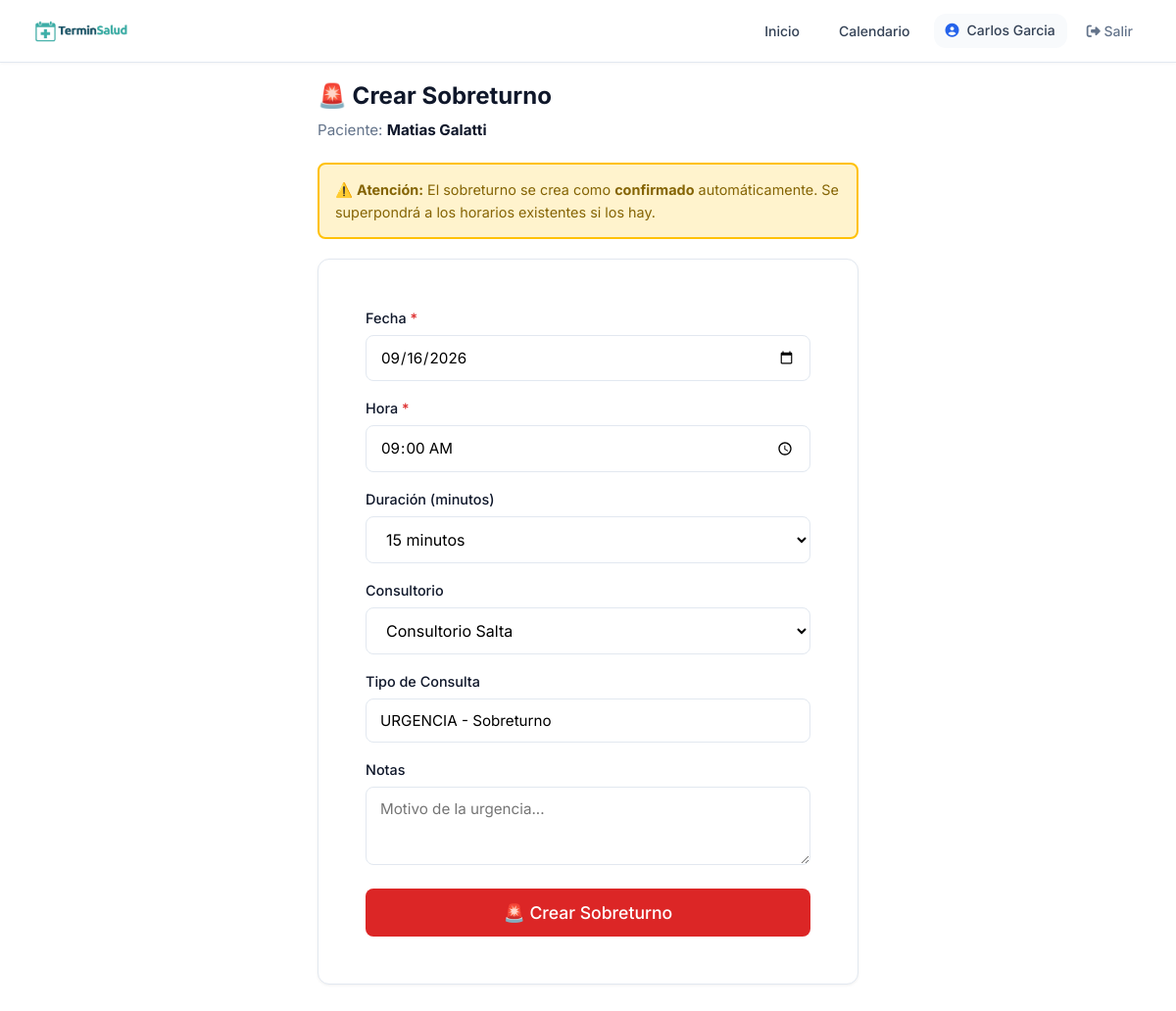
/profesional/sobreturno/99/ (signed in), run on the app's committed database.
### usuarios/models.py (models this page shows, shortened)
class Usuario(AbstractUser):
    ROLES = [
        ('admin', 'Administrador'),
        ('profesional', 'Profesional'),
        ('secretaria', 'Secretaría'),
        ('paciente', 'Paciente'),
    ]
    rol = models.CharField(max_length=20, choices=ROLES, default='paciente')
    telefono = models.CharField(max_length=20, blank=True)
    establecimiento = models.ForeignKey(
    'establecimientos.Establecimiento',
    on_delete=models.SET_NULL,
    null=True,
    blank=True,
    verbose_name='Establecimiento'
)
    class Meta:
        verbose_name = 'Usuario'
        verbose_name_plural = 'Usuarios'

### pacientes/models.py (models this page shows, shortened)
class Paciente(Persona):
    GENEROS = [
        ('M', 'Masculino'),
        ('F', 'Femenino'),
        ('X', 'No binario'),
    ]
    usuario = models.OneToOneField(
        'usuarios.Usuario',
        on_delete=models.SET_NULL,
        null=True,
        blank=True,
        verbose_name='Usuario'
    )
    genero = models.CharField(max_length=1, choices=GENEROS, blank=True, verbose_name='Género')
    direccion = models.CharField(max_length=200, blank=True, verbose_name='Dirección')
    obra_social = models.ForeignKey(
        'obras_sociales.ObraSocial',
        on_delete=models.SET_NULL, null=True, blank=True,
        verbose_name='Obra Social'
    )
    numero_afiliado = models.CharField(max_length=50, blank=True, verbose_name='Número de Afiliado')
    plan_obra_social = models.ForeignKey(
        'obras_sociales.Plan',
        on_delete=models.SET_NULL, null=True, blank=True,
        verbose_name='Plan'
    )
    observaciones = models.TextField(blank=True, verbose_name='Observaciones')
    creado_por = models.ForeignKey(
        Profesional, null=True, blank=True, on_delete=models.SET_NULL,
        related_name='pacientes_creados'
    )
    establecimiento_creacion = models.ForeignKey(
    'establecimientos.Establecimiento',
    null=True,
    blank=True,
    on_delete=models.SET_NULL,
    related_name='pacientes_creados'
)
    contacto_emergencia_nombre = models.CharField(max_length=100, blank=True)
    contacto_emergencia_telefono = models.CharField(max_length=20, blank=True)
    class Meta:
        verbose_name = 'Paciente'
        verbose_name_plural = 'Pacientes'
        ordering = ['apellido', 'nombre']

### turnos_profesionales/views.py (the view, shortened to what this page needs)
# urls.py: path('sobreturno/<int:paciente_id>/', views.crear_sobreturno, name='crear_sobreturno'),
@login_required
def crear_sobreturno(request, paciente_id):
    if request.user.rol not in ['profesional', 'secretaria']:
        return redirect('home')
    if request.user.rol == 'secretaria':
        profesional_id = request.GET.get('profesional')
        if profesional_id:
            profesional = get_object_or_404(Profesional, id=profesional_id)
        else:
            profesional = Profesional.objects.filter(
                establecimientos=request.user.establecimiento, activo=True
            ).first()
        establecimiento_filtro = request.user.establecimiento
    else:
        profesional = get_object_or_404(Profesional, usuario=request.user)
        establecimiento_filtro = _resolver_establecimiento(request, profesional)
        if not establecimiento_filtro:
            messages.error(request, 'Seleccioná tu consultorio activo.')
            return redirect('seleccionar_consultorio')
    paciente = get_object_or_404(Paciente, id=paciente_id)
    hoy = date.today()
    def _volver_al_form():
        url = reverse('crear_sobreturno', kwargs={'paciente_id': paciente.id})
        if establecimiento_filtro:
            url += f'?establecimiento={establecimiento_filtro.id}'
        return redirect(url)
    return render(request, 'turnos_profesionales/sobreturno.html', {
        'profesional': profesional, 'paciente': paciente, 'hoy': hoy,
        'establecimiento_id': establecimiento_filtro.id if establecimiento_filtro else ''
    })

### core_app/context_processors.py (called while the page is built)
def cliente_global(request):
    cliente = None
    cliente_slug = request.resolver_match.kwargs.get('cliente_slug') if request.resolver_match else None
    if cliente_slug:
        cliente = ClienteSaaS.objects.filter(slug=cliente_slug, activo=True).first()
        if cliente:
            request.session['cliente_slug'] = cliente_slug
    else:
        slug_session = request.session.get('cliente_slug')
        if slug_session:
            cliente = ClienteSaaS.objects.filter(slug=slug_session, activo=True).first()
    return {'cliente': cliente}

### core_app/models.py (called while the page is built)
    @property
    def nombre_completo(self):
        return f"{self.nombre} {self.apellido}"

### core_app/utils.py (called while the page is built, shortened)
def get_establecimiento_activo(request, profesional):
    slug = request.session.get('cliente_slug')
    if not slug:
        return None

def resolver_establecimiento(request, profesional):
    est_id = request.GET.get('establecimiento') or request.POST.get('establecimiento')
    est_sesion_id = request.session.get('establecimiento_activo_id')
    if est_sesion_id:
        est = Establecimiento.objects.filter(id=est_sesion_id).filter(
            Q(profesionales=profesional) |
            Q(agenda__profesional=profesional, agenda__activo=True)
        ).distinct().first()
        if est:
            return est
    est = get_establecimiento_activo(request, profesional)
    if est:
        return est
    if profesional.establecimientos.count() == 1:
        return profesional.establecimientos.first()
    ag = Agenda.objects.filter(
        profesional=profesional, activo=True
    ).select_related('establecimiento').first()
    if ag:
        return ag.establecimiento
    return None

### turnos_profesionales/templates/turnos_profesionales/sobreturno.html (shortened to what this page needs)
{% extends 'core_app/base.html' %}
{% load static %}
{% block extra_css %}
    <link rel="stylesheet" href="{% static 'css/pages/turnos_acciones.css' %}">
{% endblock %}
{% block content %}
<div class="sobreturno-container">
    <h1>🚨 Crear Sobreturno</h1>
    <p class="sobreturno-info" style="margin-bottom: 20px;">
        Paciente: <strong>{{ paciente.nombre_completo }}</strong>
    </p>
    <div class="sobreturno-aviso">
        <p>
            ⚠️ <strong>Atención:</strong> El sobreturno se crea como <strong>confirmado</strong> automáticamente.
            Se superpondrá a los horarios existentes si los hay.
        </p>
    </div>
    <div class="card">
        <form method="post" style="padding: 24px;">
            <div style="margin-bottom: 16px;">
                <label class="turnos-label">Fecha <span class="required">*</span></label>
                <input type="date" name="fecha" required value="{{ hoy|date:'Y-m-d' }}" class="turnos-input">
            </div>
            <div style="margin-bottom: 16px;">
                <label class="turnos-label">Hora <span class="required">*</span></label>
                <input type="time" name="hora" required value="{{ ahora|time:'H:i'|default:'09:00' }}" class="turnos-input">
            </div>
            <div style="margin-bottom: 16px;">
                <label class="turnos-label">Duración (minutos)</label>
                <select name="duracion" class="turnos-select">
                    <option value="15" selected>15 minutos</option>
                </select>
            </div>
            {% if profesional.establecimientos.count > 1 %}
            <div style="margin-bottom: 16px;">
                <label class="turnos-label">Consultorio</label>
                <select name="establecimiento" class="turnos-select">
                    {% for est in profesional.establecimientos.all %}
                        <option value="{{ est.id }}">{{ est.nombre }}</option>
                    {% endfor %}
                </select>
            </div>
            {% endif %}
            <div style="margin-bottom: 16px;">
                <label class="turnos-label">Tipo de Consulta</label>
                <input type="text" name="tipo_consulta" value="URGENCIA - Sobreturno" class="turnos-input">
            </div>
            <div style="margin-bottom: 16px;">
                <label class="turnos-label">Notas</label>
                <textarea name="notas" rows="2" class="turnos-textarea" placeholder="Motivo de la urgencia..."></textarea>
            </div>
            <button type="submit" class="btn btn-danger btn-lg" style="width: 100%; padding: 14px; font-size: 1.1rem; justify-content: center;">
                🚨 Crear Sobreturno
            </button>
        </form>
    </div>
</div>
{% endblock %}

### core_app/templates/core_app/base.html (shortened to what this page needs)
<!DOCTYPE html>
<html lang="es">
<head>
    <link rel="stylesheet" href="https://cdnjs.cloudflare.com/ajax/libs/font-awesome/6.4.0/css/all.min.css">
    {% load static %}
    <link rel="stylesheet" href="{% static 'css/core/base.css' %}">
    <link rel="stylesheet" href="{% static 'css/themes/default.css' %}" id="theme-css">
    <link rel="stylesheet" href="{% static 'css/core/layout.css' %}">
    <link rel="stylesheet" href="{% static 'css/core/components.css' %}">
    {% block extra_css %}{% endblock %}
</head>
<body>
    <nav class="navbar">
        <a href="{% url 'home' %}" class="navbar-brand">
            <img src="{% static 'img/TerminSalud.png' %}" alt="TerminSalud" class="logo-theme-light" height="30">
        </a>
        <ul class="navbar-nav">
            <li><a href="{% url 'home' %}" class="nav-link {% if request.resolver_match.url_name == 'home' %}active{% endif %}">Inicio</a></li>
            {% if user.is_authenticated %}
                {% if user.rol == 'profesional' %}
                    <li><a href="{% url 'calendario_semanal' %}" class="nav-link">Calendario</a></li>
                {% elif user.rol == 'secretaria' %}
                    <li><a href="{% url 'calendario_semanal' %}" class="nav-link">Calendario</a></li>
                {% endif %}
                <li>
                    <span class="nav-user">
                        <i class="fas fa-user-circle"></i>
                        {{ user.get_full_name|default:user.username }}
                    </span>
                </li>
                <li>
                    <form method="post" action="{% url 'logout' %}" style="display: inline;">
                        <button type="submit" class="btn-logout">
                            <i class="fas fa-sign-out-alt"></i> Salir
                        </button>
                    </form>
                </li>
            {% else %}
                <li><a href="{% url 'login' %}" class="btn btn-sm">Ingresar</a></li>
            {% endif %}
        </ul>
    </nav>
    <div class="container">
        {% block content %}{% endblock %}
    </div>
</body>
</html>

### static/css/core/base.css (style rules this page uses)
:root { --primary: #2563eb; --primary-dark: #1d4ed8; --primary-light: #dbeafe; --success: #059669; --success-light: #d1fae5; --warning: #d97706; --warning-light: #fef3c7; --danger: #dc2626; --danger-light: #fee2e2; --info: #0891b2; --info-light: #cffafe; --white: #ffffff; --gray-50: #f9fafb; --gray-100: #f3f4f6; --gray-200: #e5e7eb; --gray-300: #d1d5db; --gray-400: #9ca3af; --gray-500: #6b7280; --gray-600: #4b5563; --gray-700: #374151; --gray-800: #1f2937; --gray-900: #111827; --text-main: #1f2937; --text-secondary: #4b5563; --text-muted: #9ca3af; --bg-body: #ffffff; --bg-card: #ffffff; --bg-alt: #f8fafc; --border-color: #e5e7eb; --shadow-sm: 0 1px 2px 0 rgba(0, 0, 0, 0.05); --shadow: 0 1px 3px 0 rgba(0, 0, 0, 0.1), 0 1px 2px -1px rgba(0, 0, 0, 0.1); --shadow-md: 0 4px 6px -1px rgba(0, 0, 0, 0.1), 0 2px 4px -2px rgba(0, 0, 0, 0.1); --shadow-lg: 0 10px 15px -3px rgba(0, 0, 0, 0.1), 0 4px 6px -4px rgba(0, 0, 0, 0.1); --radius-sm: 6px; --radius: 8px; --radius-lg: 12px; --radius-xl: 16px; --radius-full: 9999px; --sacar-input-bg: #ffffff; --sacar-input-text: #1e293b; --sacar-input-border: #cbd5e1; --sacar-dia-bg: #ffffff; --sacar-dia-text: #1e293b; --sacar-dia-border: #e2e8f0; --sacar-dia-selected-bg: #eff6ff; --sacar-dia-selected-border: #3b82f6; --sacar-dia-selected-text: #1d4ed8; --sacar-consultorio-bg: #f0fdf4; --sacar-consultorio-text: #065f46; --sacar-consultorio-border: #bbf7d0; --diagnostic-bg: #f0fdf4; --diagnostic-text: #166534; --diagnostic-text-strong: #15803d; --medication-bg: #fef3c7; --medication-text: #78350f; --medication-text-strong: #92400e; --medication-text-muted: #92400e; --warning-bg: #fff3cd; --warning-border: #ffc107; --warning-text: #856404; }
* { margin: 0; padding: 0; box-sizing: border-box; }
body { font-family: 'Inter', -apple-system, BlinkMacSystemFont, 'Segoe UI', sans-serif; background-color: var(--bg-body); color: var(--text-main); line-height: 1.6; -webkit-font-smoothing: antialiased; }
a { color: var(--primary); text-decoration: none; }
img { max-width: 100%; height: auto; }
.logo-theme-light { display: inline-block !important; }
.navbar-brand { display: flex; align-items: center; gap: 10px; }
.navbar-brand .logo-theme-light, .navbar-brand .logo-theme-dark { max-height: 30px; }

### static/css/themes/default.css (style rules this page uses)
:root { --primary: var(--custom-primary, #2563eb); --primary-dark: var(--custom-primary-dark, #1d4ed8); --primary-light: #eff6ff; --success: #059669; --success-light: #ecfdf5; --warning: #d97706; --warning-light: #fffbeb; --danger: #dc2626; --danger-light: #fef2f2; --info: #0891b2; --info-light: #ecfeff; --text: var(--text-main); --bg-body: #ffffff; --bg-card: #ffffff; --bg-alt: #f8fafc; --text-main: #0f172a; --text-secondary: #334155; --text-muted: #64748b; --border-color: #e2e8f0; --navbar-bg: #ffffff; --navbar-border: #e2e8f0; --navbar-shadow: 0 1px 3px rgba(0,0,0,0.04); --navbar-brand-color: #0f172a; --navbar-link-color: #334155; --navbar-link-hover-bg: #eff6ff; --navbar-link-hover-color: var(--primary); --navbar-user-bg: #f8fafc; --navbar-user-color: #334155; --footer-bg: #0f172a; --footer-text: #94a3b8; --footer-border: rgba(255,255,255,0.1); --footer-heading-color: #ffffff; --footer-link-color: #93c5fd; --footer-link-hover-color: #bfdbfe; --whatsapp-bg: #25D366; --whatsapp-color: #ffffff; --hero-btn-bg: #ffffff; --hero-btn-color: #0f172a; --tag-bg: #d1fae5; --tag-color: #065f46; --tag-os-bg: #ede9fe; --tag-os-color: #5b21b6; --white: #ffffff; --gray-50: #f8fafc; --gray-100: #f1f5f9; --gray-200: #e2e8f0; --gray-300: #cbd5e1; --gray-400: #94a3b8; --gray-500: #64748b; --gray-600: #475569; --gray-700: #334155; --gray-800: #1e293b; --gray-900: #0f172a; --shadow-sm: 0 1px 2px rgba(0,0,0,0.04); --shadow: 0 1px 3px rgba(0,0,0,0.06); --shadow-md: 0 4px 6px rgba(0,0,0,0.06); --shadow-lg: 0 10px 15px rgba(0,0,0,0.08); }
:root { --primary: var(--custom-primary, #2563eb); --primary-dark: var(--custom-primary-dark, #1d4ed8); }

### data on the page
Usuario: get_full_name "Carlos Garcia"
Paciente: nombre_completo "Matias Galatti"

### other printed values
form field establecimiento "Consultorio Salta"
